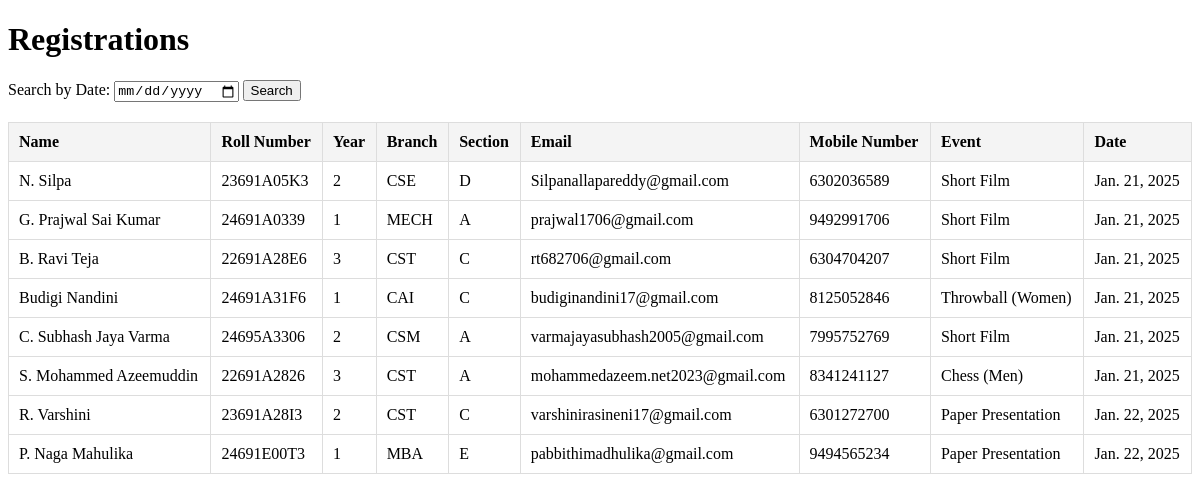
Page /registrations/ on the earlier database version.
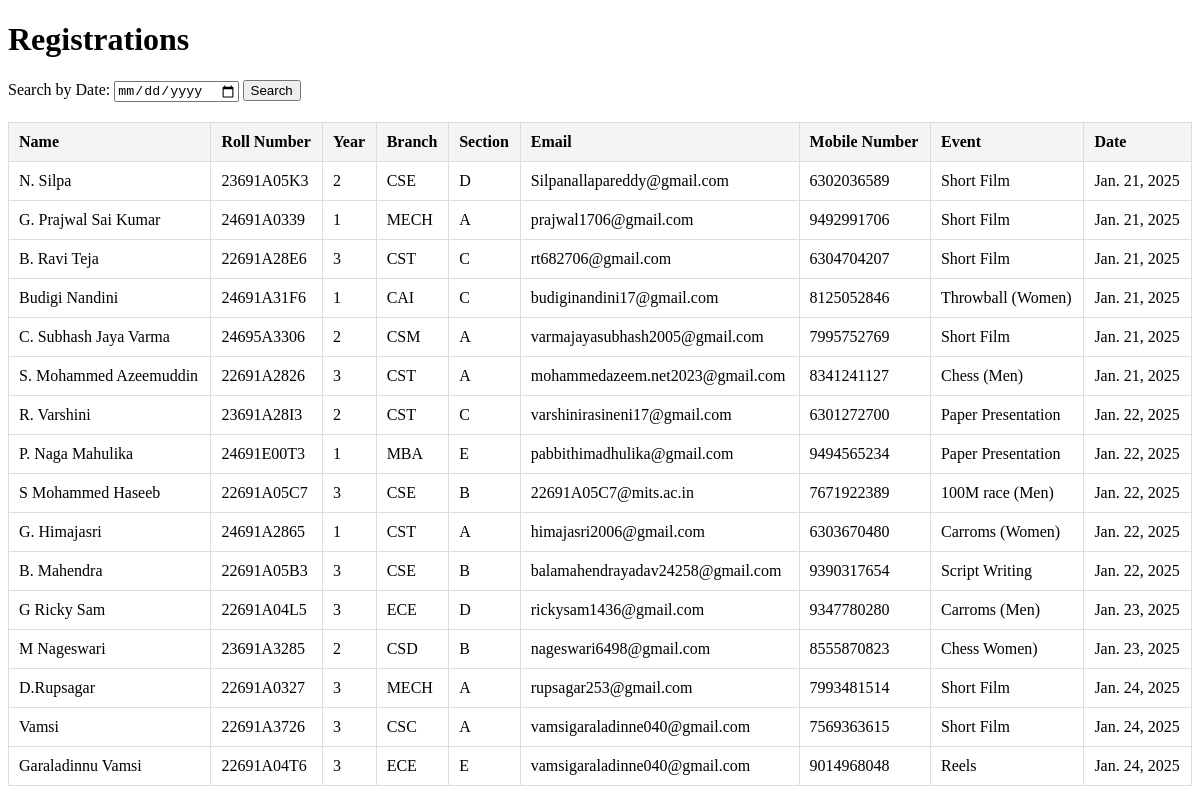
Same page on the later database version.
### offline/models.py (models this page shows, shortened)
class Registration(models.Model):
    sec_choices = [
        ('A','A'),('B','B'),('C','C'),('D','D'),('E','E'),('F','F'),('G','G'),('H','H'),('I','I'),('J','J')
    ]
    dept_choices = [
        ('CSE','CSE'),('CAI','CAI'),('CSD','CSD'),('CSM','CSM'),('CSN','CSN'),('CSC','CSC'),('CST','CST'),('ECE','ECE'),('EEE','EEE'),('MECH','MECH'),('CIVIL','CIVIL'),('MBA','MBA'),('MCA','MCA'),('MTECH','MTECH')
    ]
    year_choices = [
        (1,1),(2,2),(3,3),(4,4)
    ]
    name = models.CharField(max_length=100)
    roll_number = models.CharField(max_length=20)
    year = models.IntegerField(choices=year_choices,default=1)
    branch = models.CharField(max_length=50,choices=dept_choices,default='CSE')
    section = models.CharField(max_length=10,choices=sec_choices,default='A')
    email = models.EmailField()
    mobile_number = models.CharField(max_length=15)
    payment_recived = models.CharField(max_length=100,default='Mr. V. Mustafa',null=True,blank=True)
    event = models.ForeignKey(Event, on_delete=models.CASCADE)
    registered_on = models.DateField(default=datetime.now)

class Event(models.Model):
    category = models.ForeignKey(Category, on_delete=models.CASCADE, related_name="events")
    name = models.CharField(max_length=100)

### offline/views.py (the view)
# urls.py: path('registrations/', views.registration_list, name='registration_list'),
def registration_list(request):
    search_date = request.GET.get('search_date')
    registrations = Registration.objects.all()
    if search_date:
        try:
            date_object = datetime.strptime(search_date, '%Y-%m-%d').date()
            registrations = registrations.filter(registered_on=date_object)
        except ValueError:
            pass
    context = {
        'registrations': registrations,
        'search_date': search_date,  # Pass the search date back to the template
    }
    return render(request, 'registrations.html', context)

### offline/templates/registrations.html (shortened to what this page needs)
<!DOCTYPE html>
<html lang="en">
<head>
</head>
<body>
    <h1>Registrations</h1>
    <form method="get" action="">
        <label for="search_date">Search by Date:</label>
        <input type="date" id="search_date" name="search_date"
               value="{{ search_date }}" required>
        <button type="submit">Search</button>
    </form>
    <table>
        <thead>
            <tr>
                <th>Name</th>
                <th>Roll Number</th>
                <th>Year</th>
                <th>Branch</th>
                <th>Section</th>
                <th>Email</th>
                <th>Mobile Number</th>
                <th>Event</th>
                <th>Date</th>
            </tr>
        </thead>
        <tbody>
            {% for registration in registrations %}
                <tr>
                    <td>{{ registration.name }}</td>
                    <td>{{ registration.roll_number }}</td>
                    <td>{{ registration.year }}</td>
                    <td>{{ registration.branch }}</td>
                    <td>{{ registration.section }}</td>
                    <td>{{ registration.email }}</td>
                    <td>{{ registration.mobile_number }}</td>
                    <td>{{ registration.event.name }}</td>
                    <td>{{ registration.registered_on  }}</td>
                </tr>
            {% empty %}
                <tr>
                    <td colspan="9">No registrations found for the selected date.</td>
                </tr>
            {% endfor %}
        </tbody>
    </table>
</body>
</html>

### offline/templates/registrations.html (style rules this page uses)
table { width: 100%; border-collapse: collapse; margin-top: 20px; }
th, td { padding: 10px; border: 1px solid #ddd; text-align: left; }
th { background-color: #f4f4f4; }

Differences in the rows shown:
added Registration: name "S Mohammed Haseeb", roll_number "22691A05C7", year "3", branch "CSE", section "B", email "22691A05C7@mits.ac.in", mobile_number "7671922389", event.name "100M race (Men)", registered_on "Jan. 22, 2025"
added Registration: name "G. Himajasri", roll_number "24691A2865", year "1", branch "CST", section "A", email "himajasri2006@gmail.com", mobile_number "6303670480", event.name "Carroms (Women)", registered_on "Jan. 22, 2025"
added Registration: name "B. Mahendra", roll_number "22691A05B3", year "3", branch "CSE", section "B", email "balamahendrayadav24258@gmail.com", mobile_number "9390317654", event.name "Script Writing", registered_on "Jan. 22, 2025"
added Registration: name "G Ricky Sam", roll_number "22691A04L5", year "3", branch "ECE", section "D", email "rickysam1436@gmail.com", mobile_number "9347780280", event.name "Carroms (Men)", registered_on "Jan. 23, 2025"
added Registration: name "M Nageswari", roll_number "23691A3285", year "2", branch "CSD", section "B", email "nageswari6498@gmail.com", mobile_number "8555870823", event.name "Chess Women)", registered_on "Jan. 23, 2025"
added Registration: name "D.Rupsagar", roll_number "22691A0327", year "3", branch "MECH", section "A", email "rupsagar253@gmail.com", mobile_number "7993481514", event.name "Short Film", registered_on "Jan. 24, 2025"
added Registration: name "Vamsi", roll_number "22691A3726", year "3", branch "CSC", section "A", email "vamsigaraladinne040@gmail.com", mobile_number "7569363615", event.name "Short Film", registered_on "Jan. 24, 2025"
added Registration: name "Garaladinnu Vamsi", roll_number "22691A04T6", year "3", branch "ECE", section "E", email "vamsigaraladinne040@gmail.com", mobile_number "9014968048", event.name "Reels", registered_on "Jan. 24, 2025"
